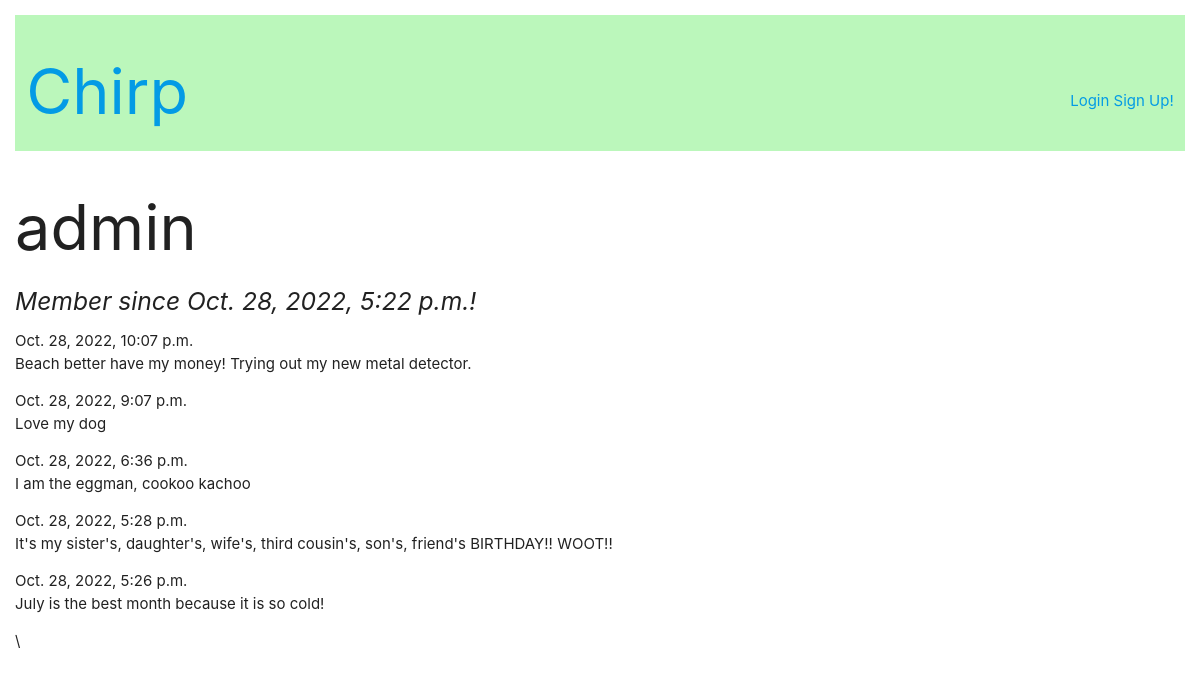
Screenshot of /users/admin/ with the database file from the repository.
### posts/models.py (models this page shows, shortened)
class Posts(models.Model):
    post = models.CharField(max_length=128)
    pub_date = models.DateTimeField(auto_now_add = True)
    author = models.ForeignKey('auth.User', related_name="posts", on_delete=models.CASCADE)
    class Meta:
        ordering = ['-pub_date']

### users/views.py (the view)
# urls.py: path('<str:username>/', views.user_profile, name='profile')
def user_profile(request, username):
    user_profile = get_object_or_404(User, username = username)
    context = {'user_profile': user_profile}
    return render(request, 'user_profile.html', context)

### templates/user_profile.html
{% extends 'base.html' %}
{% block content %}
    <h1>{{ user_profile.username }}</h1>
    <h5><em>Member since {{ user_profile.date_joined }}!</em></h5>
    {% for post in user_profile.posts.all %}
            <p>{{post.pub_date }}<br>{{ post.post }}</p>
    {% endfor %}
{% endblock content %}

### static/css/main.css (style rules this page uses)
html { box-sizing: border-box; }
*, *:before, *:after { box-sizing: inherit; }
html { padding: 1em }

### rows the page displays
Posts: pub_date "Oct. 28, 2022, 10:07 p.m.", post "Beach better have my money! Trying out my new metal detector."
Posts: pub_date "Oct. 28, 2022, 9:07 p.m.", post "Love my dog"
Posts: pub_date "Oct. 28, 2022, 6:36 p.m.", post "I am the eggman, cookoo kachoo"
Posts: pub_date "Oct. 28, 2022, 5:28 p.m.", post "It's my sister's, daughter's, wife's, third cousin's, son's, friend's BIRTHDAY!! WOOT!!"
Posts: pub_date "Oct. 28, 2022, 5:26 p.m.", post "July is the best month because it is so cold!"

### other values shown
{{ user_profile.username }} "admin"
{{ user_profile.date_joined }} "Oct. 28, 2022, 5:22 p.m."
